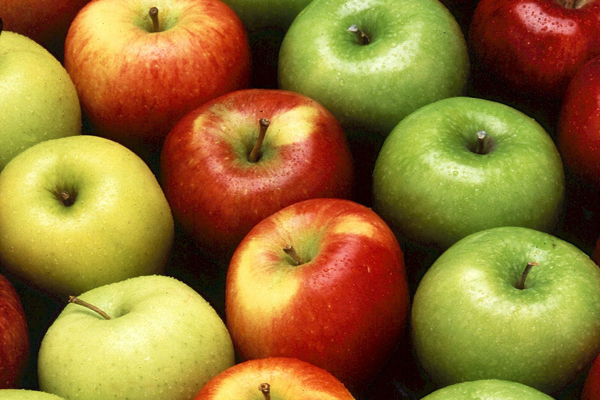
%> input picture Bank_Imagen/ImgManzanas/10.jpg, 600 x 400 px
$ octave Segmentacion_Gabor.m   (GNU Octave 9; MATLAB toolbox functions it lacks are replaced by stand-ins)
%> lines starting %> are read from the running program, lines starting %| are printed output that depends on the picture
A = imread('10.jpg');
%> A is the input picture: size 400x600x3 uint8; mean R, G, B 147.7, 116.2, 51
A = imresize(A,0.25);
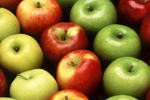
%> A: size 100x150x3 uint8; mean R, G, B 147.7, 116.2, 51
Agray = rgb2gray(A);
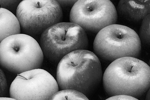
%> Agray: size 100x150 uint8; min 4, max 248, mean 118.2
figure;
imshow(A)

imageSize = size(A);
%> imageSize = [100 150 3]
numRows = imageSize(1);
%> numRows = 100
numCols = imageSize(2);
%> numCols = 150
wavelengthMin = 4/sqrt(2);
wavelengthMax = hypot(numRows,numCols);
%> wavelengthMax = 180.3
n = floor(log2(wavelengthMax/wavelengthMin));
%> n = 5
wavelength = 2.^(0:(n-2)) * wavelengthMin;
%> wavelength = [2.83 5.66 11.31 22.63]
deltaTheta = 45;
orientation = 0:deltaTheta:(180-deltaTheta);
%> (the run ends here)

$ run again, with Bank_Imagen/ImgManzanas/1.jpg copied over Bank_Imagen/ImgManzanas/10.jpg
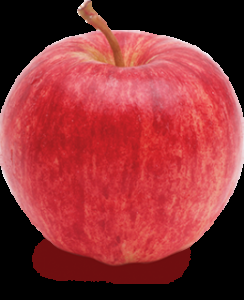
%> input picture Bank_Imagen/ImgManzanas/1.jpg, 244 x 300 px
%> A is the input picture: size 300x244x3 uint8; mean R, G, B 141.1, 49.4, 52.9
%> `A = imresize(A,0.25);`:
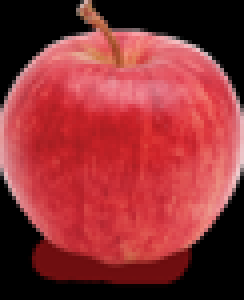
%> A: size 75x61x3 uint8 (shown 4 times larger); mean R, G, B 141.4, 49.5, 53.1
%> `Agray = rgb2gray(A);`:
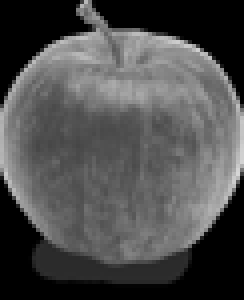
%> Agray: size 75x61 uint8 (shown 4 times larger); min 0, max 214, mean 77.4

$ run again, with Bank_Imagen/ImgManzanas/11.jpg copied over Bank_Imagen/ImgManzanas/10.jpg
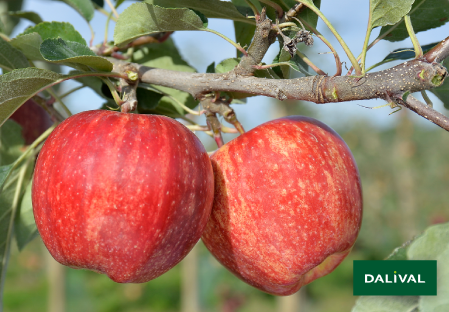
%> input picture Bank_Imagen/ImgManzanas/11.jpg, 449 x 312 px
%> A is the input picture: size 312x449x3 uint8; mean R, G, B 152.9, 117.2, 95.3
%> `A = imresize(A,0.25);`:
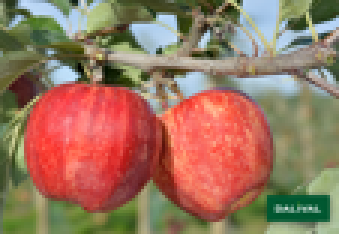
%> A: size 78x113x3 uint8 (shown 3 times larger); mean R, G, B 152.9, 117.2, 95.3
%> `Agray = rgb2gray(A);`:
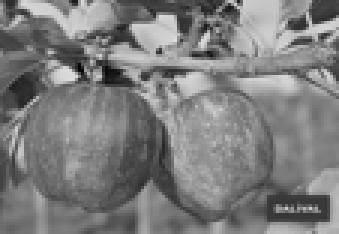
%> Agray: size 78x113 uint8 (shown 3 times larger); min 0, max 222, mean 125.4
